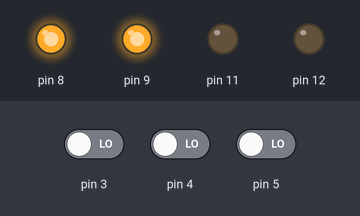
The sketch below on a simulated Arduino Uno, built with avr-gcc and run on an emulated ATmega328P. Shown: output pins drawn as LEDs (lit = HIGH). Inputs (shaded band) come from the test bench; at power-on: pin 3 LOW, pin 4 LOW, pin 5 LOW. What the sketch prints to the serial monitor is not drawn.

Above: at 0.1 s.
Timing chart, 0 to 1.6 s (numbered marks = the images above):
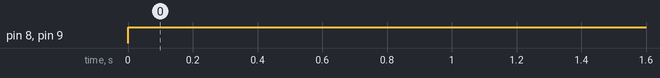

Measured:
- by itself, pin 8, pin 9: LOW → HIGH at 0.00 s

The sketch:

sketch_to_detect_the_value_of_THREE_SENSORS.ino
```cpp
int val0 = 0;
int val1 = 0;
int val2 = 0;
void setup()
{
Serial.begin(9600);
pinMode(3,INPUT);
pinMode(4,INPUT);
pinMode(5,INPUT);
pinMode(8,OUTPUT);
pinMode(9,OUTPUT);
pinMode(11,OUTPUT);
pinMode(12,OUTPUT);

}

void loop()
{ digitalWrite(8, HIGH);
  digitalWrite(9, HIGH);
  digitalWrite(11, LOW);
  digitalWrite(12, LOW);

  val0 = digitalRead(3);

  int sensor1=val0;
  Serial.println(sensor1);

  val1 = digitalRead(4);

   int sensor2=val1;
  Serial.println(sensor2);

   val2 = digitalRead(5);

    int sensor3=val2;

   Serial.println(sensor3);
}
```
